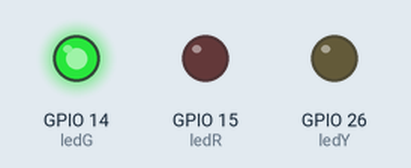
The sketch below on a simulated ESP32. On the bench: output pins drawn as LEDs (lit = HIGH).

Above: at 0.5 s.
At 2.5 s:
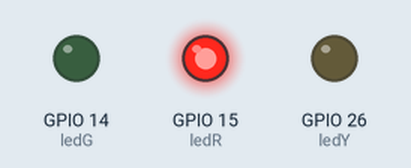
At 4.5 s:
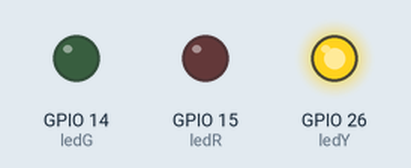
At 5.5 s:
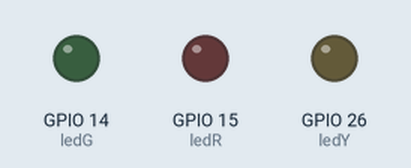
Timing chart, 0 to 7.8 s (numbered marks = the images above):
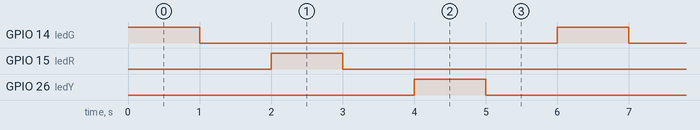

The sketch:

leds.ino
```cpp
//Leds
#define ledG 14
#define ledR 15
#define ledY 26
void setup()
{
  pinMode(ledG, OUTPUT);
  pinMode(ledR, OUTPUT);
  pinMode(ledY, OUTPUT);
}
void loop()
{
  AcionaLeds();
}
void AcionaLeds()
{

  digitalWrite(ledG, HIGH);
  delay(1000);
  digitalWrite(ledG, LOW);
  delay(1000);
  digitalWrite(ledR, HIGH);
  delay(1000);
  digitalWrite(ledR, LOW);
  delay(1000);
  digitalWrite(ledY, HIGH);
  delay(1000);
  digitalWrite(ledY, LOW);
  delay(1000);

}
```

Measured:
- by itself, GPIO 14 (ledG), GPIO 15 (ledR), GPIO 26 (ledY): alternates HIGH for 1.0 s and LOW for 5.0 s
- by itself, everything shown: repeats every 6.0 s, in 6 steps
